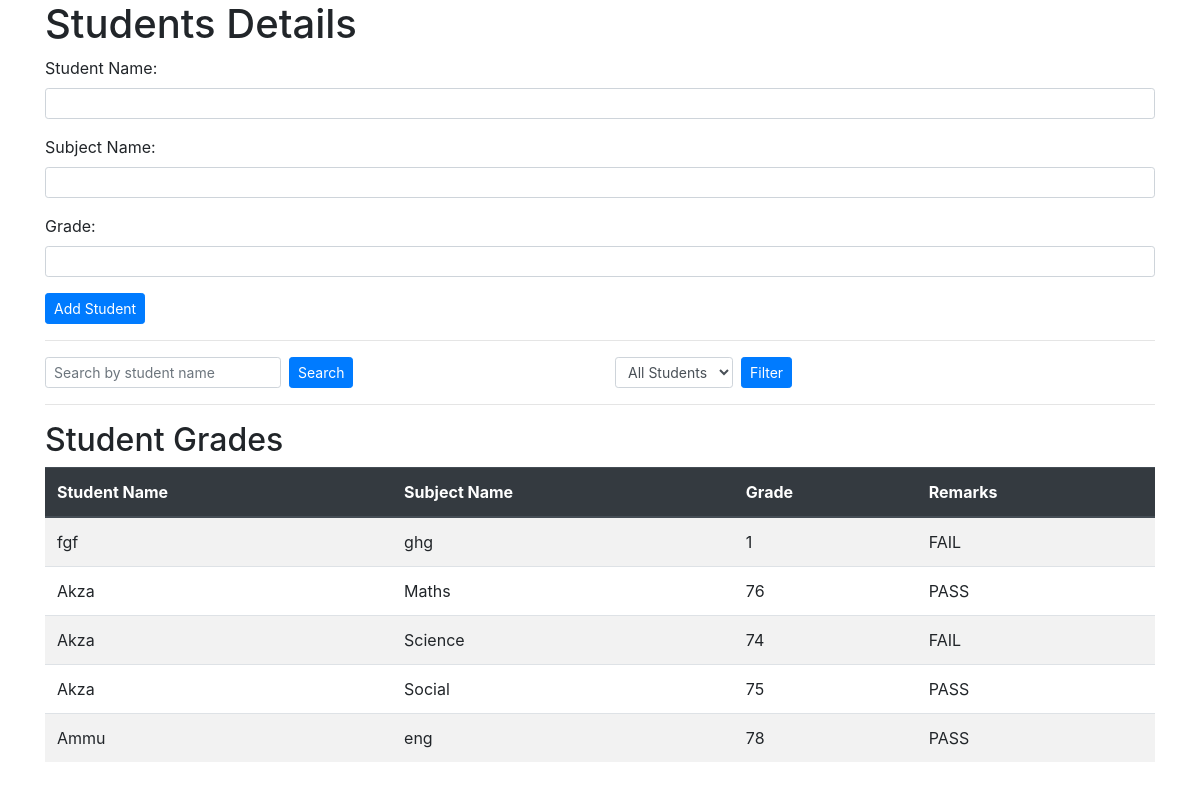
The page / on the database its author committed.
### tables this page shows
CREATE TABLE mst_student (
                    student_key INTEGER PRIMARY KEY,
                    student_name TEXT,
                    subject_key INTEGER,
                    grade INTEGER
                );

CREATE TABLE mst_subject (
                    subject_key INTEGER PRIMARY KEY,
                    subject_name TEXT
                );

### app.py (the view)
@app.route('/')
def index():
    students = fetch_students()
    return render_template('index.html', students=students)

### app.py (called while the page is built)
def fetch_students(filter_option=None, search_query=None):
    conn = sqlite3.connect('grades.db')
    c = conn.cursor()
    query = '''SELECT mst_student.student_name, mst_subject.subject_name, mst_student.grade
               FROM mst_student
               INNER JOIN mst_subject ON mst_student.subject_key = mst_subject.subject_key'''
    if filter_option:
        if filter_option == 'PASS':
            query += ' WHERE mst_student.grade >= 75'
        elif filter_option == 'FAIL':
            query += ' WHERE mst_student.grade < 75'
    if search_query:
        query += f" WHERE mst_student.student_name LIKE '%{search_query}%'"
    c.execute(query)
    students = c.fetchall()
    conn.close()
    return students

### templates/index.html (shortened to what this page needs)
<!DOCTYPE html>
<html lang="en">
<head>
    <link rel="stylesheet" href="https://stackpath.bootstrapcdn.com/bootstrap/4.5.2/css/bootstrap.min.css">
</head>
<body>
    <div class="container">
        <h1>Students Details</h1>
        <form action="{{ url_for('add_student') }}" method="POST">
            <div class="form-group">
                <label for="student-name">Student Name:</label>
                <input type="text" class="form-control form-control-sm" id="student-name" name="student-name" required>
            </div>
            <div class="form-group">
                <label for="subject-name">Subject Name:</label>
                <input type="text" class="form-control form-control-sm" id="subject-name" name="subject-name" required>
            </div>
            <div class="form-group">
                <label for="grade">Grade:</label>
                <input type="number" class="form-control form-control-sm" id="grade" name="grade" min="0" max="100" required>
            </div>
            <button type="submit" class="btn btn-primary btn-sm">Add Student</button>
        </form>
        <hr>
        <div class="row">
            <div class="col-md-6">
                <form action="/search" method="POST" class="form-inline">
                    <div class="form-group mr-2">
                        <input type="text" class="form-control form-control-sm" name="search" placeholder="Search by student name">
                    </div>
                    <button type="submit" class="btn btn-primary btn-sm">Search</button>
                </form>
            </div>
            <div class="col-md-6">
                <form action="/filter" method="POST" class="form-inline">
                    <div class="form-group mr-2">
                        <select class="form-control form-control-sm" name="filter">
                            <option value="">All Students</option>
                        </select>
                    </div>
                    <button type="submit" class="btn btn-primary btn-sm">Filter</button>
                </form>
            </div>
        </div>
        <hr>
        <h2>Student Grades</h2>
        <div class="table-responsive">
            <table class="table table-striped table-hover">
                <thead class="thead-dark">
                    <tr>
                        <th>Student Name</th>
                        <th>Subject Name</th>
                        <th>Grade</th>
                        <th>Remarks</th>
                    </tr>
                </thead>
                <tbody>
                    {% for student in students %}
                    <tr>
                        <td>{{ student[0] }}</td>
                        <td>{{ student[1] }}</td>
                        <td>{{ student[2] }}</td>
                        <td>{% if student[2] >= 75 %}PASS{% else %}FAIL{% endif %}</td>
                    </tr>
                    {% endfor %}
                </tbody>
            </table>
        </div>
    </div>
</body>
</html>
</html>

### rows shown on the page
mst_student: student_name "fgf", subject_name "ghg", grade "1", shows "FAIL"
mst_student: student_name "Akza", subject_name "Maths", grade "76", shows "PASS"
mst_student: student_name "Akza", subject_name "Science", grade "74", shows "FAIL"
mst_student: student_name "Akza", subject_name "Social", grade "75", shows "PASS"
mst_student: student_name "Ammu", subject_name "eng", grade "78", shows "PASS"
